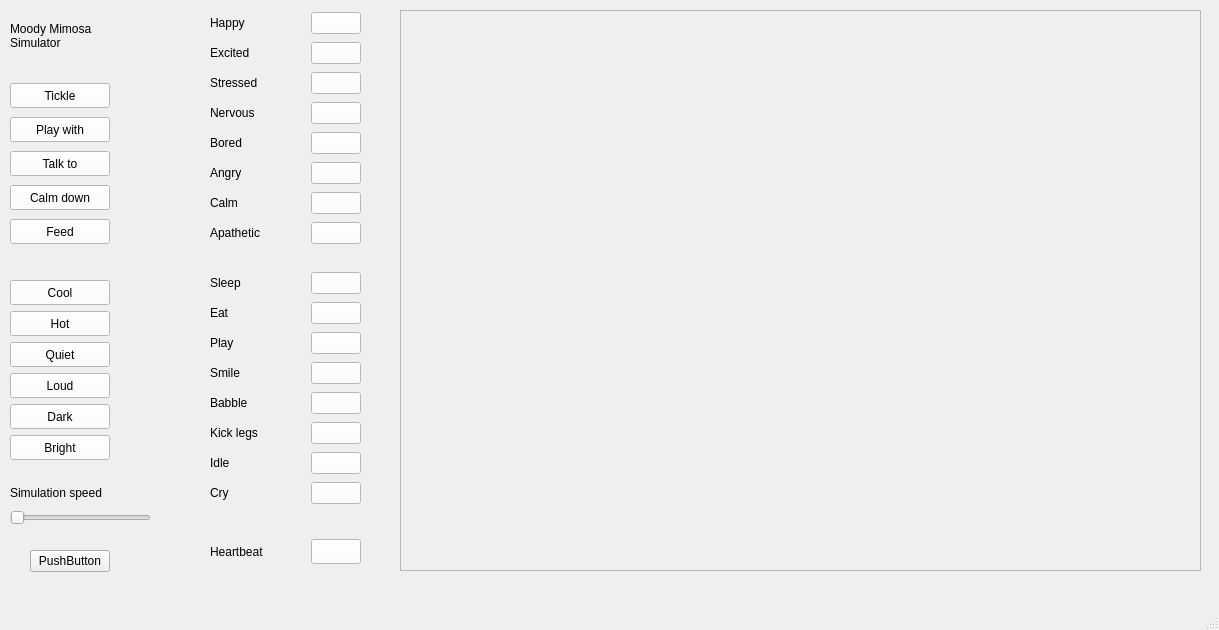
<?xml version="1.0" encoding="UTF-8"?>
<ui version="4.0">
 <class>MainWindow</class>
 <widget class="QMainWindow" name="MainWindow">
  <property name="geometry">
   <rect>
    <x>0</x>
    <y>0</y>
    <width>1219</width>
    <height>630</height>
   </rect>
  </property>
  <property name="windowTitle">
   <string>MainWindow</string>
  </property>
  <widget class="QWidget" name="centralwidget">
   <widget class="QWidget" name="gridLayoutWidget_2">
    <property name="geometry">
     <rect>
      <x>210</x>
      <y>530</y>
      <width>151</width>
      <height>44</height>
     </rect>
    </property>
    <layout class="QGridLayout" name="gridLayout_2">
     <item row="0" column="0">
      <widget class="QLabel" name="label">
       <property name="text">
        <string>Heartbeat</string>
       </property>
      </widget>
     </item>
     <item row="0" column="1">
      <widget class="QPushButton" name="led_heartbeat">
       <property name="maximumSize">
        <size>
         <width>50</width>
         <height>25</height>
        </size>
       </property>
       <property name="styleSheet">
        <string notr="true">QPushButton {
    background-color: white; /* Normal background color */
}

QPushButton:checked {
    background-color: rgb(34,177,76); /* Background color when checked */
}</string>
       </property>
       <property name="text">
        <string/>
       </property>
       <property name="checkable">
        <bool>true</bool>
       </property>
       <property name="checked">
        <bool>false</bool>
       </property>
      </widget>
     </item>
    </layout>
   </widget>
   <widget class="QWidget" name="gridLayoutWidget_3">
    <property name="geometry">
     <rect>
      <x>210</x>
      <y>10</y>
      <width>151</width>
      <height>241</height>
     </rect>
    </property>
    <layout class="QGridLayout" name="gridLayout_3">
     <item row="0" column="0">
      <widget class="QLabel" name="label_3">
       <property name="text">
        <string>Happy</string>
       </property>
      </widget>
     </item>
     <item row="0" column="1">
      <widget class="QPushButton" name="led_emo_happy">
       <property name="maximumSize">
        <size>
         <width>50</width>
         <height>16777215</height>
        </size>
       </property>
       <property name="styleSheet">
        <string notr="true">QPushButton {
    background-color: white; /* Normal background color */
}

QPushButton:checked {
    background-color: rgb(34,177,76); /* Background color when checked */
}</string>
       </property>
       <property name="text">
        <string/>
       </property>
       <property name="checkable">
        <bool>true</bool>
       </property>
       <property name="checked">
        <bool>false</bool>
       </property>
      </widget>
     </item>
     <item row="5" column="1">
      <widget class="QPushButton" name="led_emo_angry">
       <property name="styleSheet">
        <string notr="true">QPushButton {
    background-color: white; /* Normal background color */
}

QPushButton:checked {
    background-color: rgb(240,104,6); /* Background color when checked */
}</string>
       </property>
       <property name="text">
        <string/>
       </property>
       <property name="checkable">
        <bool>true</bool>
       </property>
       <property name="checked">
        <bool>false</bool>
       </property>
      </widget>
     </item>
     <item row="6" column="1">
      <widget class="QPushButton" name="led_emo_calm">
       <property name="styleSheet">
        <string notr="true">QPushButton {
    background-color: white; /* Normal background color */
}

QPushButton:checked {
    background-color: rgb(240,104,6); /* Background color when checked */
}</string>
       </property>
       <property name="text">
        <string/>
       </property>
       <property name="checkable">
        <bool>true</bool>
       </property>
       <property name="checked">
        <bool>false</bool>
       </property>
      </widget>
     </item>
     <item row="3" column="1">
      <widget class="QPushButton" name="led_emo_nervous">
       <property name="styleSheet">
        <string notr="true">QPushButton {
    background-color: white; /* Normal background color */
}

QPushButton:checked {
    background-color: rgb(252,232,9); /* Background color when checked */
}</string>
       </property>
       <property name="text">
        <string/>
       </property>
       <property name="checkable">
        <bool>true</bool>
       </property>
       <property name="checked">
        <bool>false</bool>
       </property>
      </widget>
     </item>
     <item row="2" column="0">
      <widget class="QLabel" name="label_4">
       <property name="text">
        <string>Stressed</string>
       </property>
      </widget>
     </item>
     <item row="3" column="0">
      <widget class="QLabel" name="label_5">
       <property name="text">
        <string>Nervous</string>
       </property>
      </widget>
     </item>
     <item row="2" column="1">
      <widget class="QPushButton" name="led_emo_stressed">
       <property name="styleSheet">
        <string notr="true">QPushButton {
    background-color: white; /* Normal background color */
}

QPushButton:checked {
    background-color: rgb(34,177,76); /* Background color when checked */
}</string>
       </property>
       <property name="text">
        <string/>
       </property>
       <property name="checkable">
        <bool>true</bool>
       </property>
       <property name="checked">
        <bool>false</bool>
       </property>
      </widget>
     </item>
     <item row="4" column="1">
      <widget class="QPushButton" name="led_emo_bored">
       <property name="styleSheet">
        <string notr="true">QPushButton {
    background-color: white; /* Normal background color */
}

QPushButton:checked {
    background-color: rgb(252,232,9); /* Background color when checked */
}</string>
       </property>
       <property name="text">
        <string/>
       </property>
       <property name="checkable">
        <bool>true</bool>
       </property>
       <property name="checked">
        <bool>false</bool>
       </property>
      </widget>
     </item>
     <item row="1" column="1">
      <widget class="QPushButton" name="led_emo_excited">
       <property name="styleSheet">
        <string notr="true">QPushButton {
    background-color: white; /* Normal background color */
}

QPushButton:checked {
    background-color: rgb(34,177,76); /* Background color when checked */
}</string>
       </property>
       <property name="text">
        <string/>
       </property>
       <property name="checkable">
        <bool>true</bool>
       </property>
       <property name="checked">
        <bool>false</bool>
       </property>
      </widget>
     </item>
     <item row="6" column="0">
      <widget class="QLabel" name="label_8">
       <property name="text">
        <string>Calm</string>
       </property>
      </widget>
     </item>
     <item row="1" column="0">
      <widget class="QLabel" name="label_2">
       <property name="text">
        <string>Excited</string>
       </property>
      </widget>
     </item>
     <item row="5" column="0">
      <widget class="QLabel" name="label_7">
       <property name="text">
        <string>Angry</string>
       </property>
      </widget>
     </item>
     <item row="4" column="0">
      <widget class="QLabel" name="label_6">
       <property name="text">
        <string>Bored</string>
       </property>
      </widget>
     </item>
     <item row="7" column="0">
      <widget class="QLabel" name="label_9">
       <property name="text">
        <string>Apathetic</string>
       </property>
      </widget>
     </item>
     <item row="7" column="1">
      <widget class="QPushButton" name="led_emo_apathetic">
       <property name="styleSheet">
        <string notr="true">QPushButton {
    background-color: white; /* Normal background color */
}

QPushButton:checked {
    background-color: rgb(240,104,6); /* Background color when checked */
}</string>
       </property>
       <property name="text">
        <string/>
       </property>
       <property name="checkable">
        <bool>true</bool>
       </property>
       <property name="checked">
        <bool>false</bool>
       </property>
      </widget>
     </item>
    </layout>
   </widget>
   <widget class="QFrame" name="plotFrame">
    <property name="geometry">
     <rect>
      <x>400</x>
      <y>10</y>
      <width>801</width>
      <height>561</height>
     </rect>
    </property>
    <property name="frameShape">
     <enum>QFrame::StyledPanel</enum>
    </property>
    <property name="frameShadow">
     <enum>QFrame::Raised</enum>
    </property>
   </widget>
   <widget class="QWidget" name="verticalLayoutWidget">
    <property name="geometry">
     <rect>
      <x>10</x>
      <y>80</y>
      <width>111</width>
      <height>171</height>
     </rect>
    </property>
    <layout class="QVBoxLayout" name="verticalLayout">
     <item>
      <widget class="QPushButton" name="button_act_tickle">
       <property name="maximumSize">
        <size>
         <width>100</width>
         <height>25</height>
        </size>
       </property>
       <property name="styleSheet">
        <string notr="true">QPushButton {
    background-color: white; /* Normal background color */
}

QPushButton:checked {
    background-color: rgb(34,177,76); /* Background color when checked */
}</string>
       </property>
       <property name="text">
        <string>Tickle</string>
       </property>
       <property name="checkable">
        <bool>true</bool>
       </property>
       <property name="checked">
        <bool>false</bool>
       </property>
      </widget>
     </item>
     <item>
      <widget class="QPushButton" name="button_act_play_with">
       <property name="maximumSize">
        <size>
         <width>100</width>
         <height>25</height>
        </size>
       </property>
       <property name="styleSheet">
        <string notr="true">QPushButton {
    background-color: white; /* Normal background color */
}

QPushButton:checked {
    background-color: rgb(34,177,76); /* Background color when checked */
}</string>
       </property>
       <property name="text">
        <string>Play with</string>
       </property>
       <property name="checkable">
        <bool>true</bool>
       </property>
       <property name="checked">
        <bool>false</bool>
       </property>
      </widget>
     </item>
     <item>
      <widget class="QPushButton" name="button_act_talk_to">
       <property name="maximumSize">
        <size>
         <width>100</width>
         <height>25</height>
        </size>
       </property>
       <property name="styleSheet">
        <string notr="true">QPushButton {
    background-color: white; /* Normal background color */
}

QPushButton:checked {
    background-color: rgb(34,177,76); /* Background color when checked */
}</string>
       </property>
       <property name="text">
        <string>Talk to</string>
       </property>
       <property name="checkable">
        <bool>true</bool>
       </property>
       <property name="checked">
        <bool>false</bool>
       </property>
      </widget>
     </item>
     <item>
      <widget class="QPushButton" name="button_act_calm_down">
       <property name="maximumSize">
        <size>
         <width>100</width>
         <height>25</height>
        </size>
       </property>
       <property name="styleSheet">
        <string notr="true">QPushButton {
    background-color: white; /* Normal background color */
}

QPushButton:checked {
    background-color: rgb(34,177,76); /* Background color when checked */
}</string>
       </property>
       <property name="text">
        <string>Calm down</string>
       </property>
       <property name="checkable">
        <bool>true</bool>
       </property>
       <property name="checked">
        <bool>false</bool>
       </property>
      </widget>
     </item>
     <item>
      <widget class="QPushButton" name="button_act_feed">
       <property name="maximumSize">
        <size>
         <width>100</width>
         <height>25</height>
        </size>
       </property>
       <property name="styleSheet">
        <string notr="true">QPushButton {
    background-color: white; /* Normal background color */
}

QPushButton:checked {
    background-color: rgb(34,177,76); /* Background color when checked */
}</string>
       </property>
       <property name="text">
        <string>Feed</string>
       </property>
       <property name="checkable">
        <bool>true</bool>
       </property>
       <property name="checked">
        <bool>false</bool>
       </property>
      </widget>
     </item>
    </layout>
   </widget>
   <widget class="QSlider" name="slider_sim_speed">
    <property name="geometry">
     <rect>
      <x>10</x>
      <y>510</y>
      <width>141</width>
      <height>16</height>
     </rect>
    </property>
    <property name="orientation">
     <enum>Qt::Horizontal</enum>
    </property>
   </widget>
   <widget class="QLabel" name="label_15">
    <property name="geometry">
     <rect>
      <x>10</x>
      <y>480</y>
      <width>121</width>
      <height>25</height>
     </rect>
    </property>
    <property name="text">
     <string>Simulation speed</string>
    </property>
   </widget>
   <widget class="QLabel" name="label_16">
    <property name="geometry">
     <rect>
      <x>10</x>
      <y>10</y>
      <width>131</width>
      <height>51</height>
     </rect>
    </property>
    <property name="text">
     <string>Moody Mimosa Simulator</string>
    </property>
    <property name="wordWrap">
     <bool>true</bool>
    </property>
   </widget>
   <widget class="QPushButton" name="pushButton">
    <property name="geometry">
     <rect>
      <x>30</x>
      <y>550</y>
      <width>80</width>
      <height>22</height>
     </rect>
    </property>
    <property name="text">
     <string>PushButton</string>
    </property>
   </widget>
   <widget class="QWidget" name="verticalLayoutWidget_2">
    <property name="geometry">
     <rect>
      <x>10</x>
      <y>280</y>
      <width>111</width>
      <height>181</height>
     </rect>
    </property>
    <layout class="QVBoxLayout" name="verticalLayout_2">
     <item>
      <widget class="QPushButton" name="button_env_cool">
       <property name="maximumSize">
        <size>
         <width>100</width>
         <height>25</height>
        </size>
       </property>
       <property name="styleSheet">
        <string notr="true">QPushButton {
    background-color: white; /* Normal background color */
}

QPushButton:checked {
    background-color: rgb(34,177,76); /* Background color when checked */
}</string>
       </property>
       <property name="text">
        <string>Cool</string>
       </property>
       <property name="checkable">
        <bool>true</bool>
       </property>
       <property name="checked">
        <bool>false</bool>
       </property>
      </widget>
     </item>
     <item>
      <widget class="QPushButton" name="button_env_hot">
       <property name="maximumSize">
        <size>
         <width>100</width>
         <height>25</height>
        </size>
       </property>
       <property name="styleSheet">
        <string notr="true">QPushButton {
    background-color: white; /* Normal background color */
}

QPushButton:checked {
    background-color: rgb(34,177,76); /* Background color when checked */
}</string>
       </property>
       <property name="text">
        <string>Hot</string>
       </property>
       <property name="checkable">
        <bool>true</bool>
       </property>
       <property name="checked">
        <bool>false</bool>
       </property>
      </widget>
     </item>
     <item>
      <widget class="QPushButton" name="button_env_quiet">
       <property name="maximumSize">
        <size>
         <width>100</width>
         <height>25</height>
        </size>
       </property>
       <property name="styleSheet">
        <string notr="true">QPushButton {
    background-color: white; /* Normal background color */
}

QPushButton:checked {
    background-color: rgb(34,177,76); /* Background color when checked */
}</string>
       </property>
       <property name="text">
        <string>Quiet</string>
       </property>
       <property name="checkable">
        <bool>true</bool>
       </property>
       <property name="checked">
        <bool>false</bool>
       </property>
      </widget>
     </item>
     <item>
      <widget class="QPushButton" name="button_env_loud">
       <property name="maximumSize">
        <size>
         <width>100</width>
         <height>25</height>
        </size>
       </property>
       <property name="styleSheet">
        <string notr="true">QPushButton {
    background-color: white; /* Normal background color */
}

QPushButton:checked {
    background-color: rgb(34,177,76); /* Background color when checked */
}</string>
       </property>
       <property name="text">
        <string>Loud</string>
       </property>
       <property name="checkable">
        <bool>true</bool>
       </property>
       <property name="checked">
        <bool>false</bool>
       </property>
      </widget>
     </item>
     <item>
      <widget class="QPushButton" name="button_env_dark">
       <property name="maximumSize">
        <size>
         <width>100</width>
         <height>25</height>
        </size>
       </property>
       <property name="styleSheet">
        <string notr="true">QPushButton {
    background-color: white; /* Normal background color */
}

QPushButton:checked {
    background-color: rgb(34,177,76); /* Background color when checked */
}</string>
       </property>
       <property name="text">
        <string>Dark</string>
       </property>
       <property name="checkable">
        <bool>true</bool>
       </property>
       <property name="checked">
        <bool>false</bool>
       </property>
      </widget>
     </item>
     <item>
      <widget class="QPushButton" name="button_env_bright">
       <property name="maximumSize">
        <size>
         <width>100</width>
         <height>25</height>
        </size>
       </property>
       <property name="styleSheet">
        <string notr="true">QPushButton {
    background-color: white; /* Normal background color */
}

QPushButton:checked {
    background-color: rgb(34,177,76); /* Background color when checked */
}</string>
       </property>
       <property name="text">
        <string>Bright</string>
       </property>
       <property name="checkable">
        <bool>true</bool>
       </property>
       <property name="checked">
        <bool>false</bool>
       </property>
      </widget>
     </item>
    </layout>
   </widget>
   <widget class="QWidget" name="gridLayoutWidget_4">
    <property name="geometry">
     <rect>
      <x>210</x>
      <y>270</y>
      <width>151</width>
      <height>241</height>
     </rect>
    </property>
    <layout class="QGridLayout" name="gridLayout_4">
     <item row="0" column="0">
      <widget class="QLabel" name="label_10">
       <property name="text">
        <string>Sleep</string>
       </property>
      </widget>
     </item>
     <item row="0" column="1">
      <widget class="QPushButton" name="led_act_sleep">
       <property name="maximumSize">
        <size>
         <width>50</width>
         <height>16777215</height>
        </size>
       </property>
       <property name="styleSheet">
        <string notr="true">QPushButton {
    background-color: white; /* Normal background color */
}

QPushButton:checked {
    background-color: rgb(34,177,76); /* Background color when checked */
}</string>
       </property>
       <property name="text">
        <string/>
       </property>
       <property name="checkable">
        <bool>true</bool>
       </property>
       <property name="checked">
        <bool>false</bool>
       </property>
      </widget>
     </item>
     <item row="5" column="1">
      <widget class="QPushButton" name="led_act_kick_legs">
       <property name="styleSheet">
        <string notr="true">QPushButton {
    background-color: white; /* Normal background color */
}

QPushButton:checked {
    background-color: rgb(240,104,6); /* Background color when checked */
}</string>
       </property>
       <property name="text">
        <string/>
       </property>
       <property name="checkable">
        <bool>true</bool>
       </property>
       <property name="checked">
        <bool>false</bool>
       </property>
      </widget>
     </item>
     <item row="6" column="1">
      <widget class="QPushButton" name="led_act_idle">
       <property name="styleSheet">
        <string notr="true">QPushButton {
    background-color: white; /* Normal background color */
}

QPushButton:checked {
    background-color: rgb(240,104,6); /* Background color when checked */
}</string>
       </property>
       <property name="text">
        <string/>
       </property>
       <property name="checkable">
        <bool>true</bool>
       </property>
       <property name="checked">
        <bool>false</bool>
       </property>
      </widget>
     </item>
     <item row="3" column="1">
      <widget class="QPushButton" name="led_act_smile">
       <property name="styleSheet">
        <string notr="true">QPushButton {
    background-color: white; /* Normal background color */
}

QPushButton:checked {
    background-color: rgb(252,232,9); /* Background color when checked */
}</string>
       </property>
       <property name="text">
        <string/>
       </property>
       <property name="checkable">
        <bool>true</bool>
       </property>
       <property name="checked">
        <bool>false</bool>
       </property>
      </widget>
     </item>
     <item row="2" column="0">
      <widget class="QLabel" name="label_11">
       <property name="text">
        <string>Play</string>
       </property>
      </widget>
     </item>
     <item row="3" column="0">
      <widget class="QLabel" name="label_12">
       <property name="text">
        <string>Smile</string>
       </property>
      </widget>
     </item>
     <item row="2" column="1">
      <widget class="QPushButton" name="led_act_play">
       <property name="styleSheet">
        <string notr="true">QPushButton {
    background-color: white; /* Normal background color */
}

QPushButton:checked {
    background-color: rgb(34,177,76); /* Background color when checked */
}</string>
       </property>
       <property name="text">
        <string/>
       </property>
       <property name="checkable">
        <bool>true</bool>
       </property>
       <property name="checked">
        <bool>false</bool>
       </property>
      </widget>
     </item>
     <item row="4" column="1">
      <widget class="QPushButton" name="led_act_babble">
       <property name="styleSheet">
        <string notr="true">QPushButton {
    background-color: white; /* Normal background color */
}

QPushButton:checked {
    background-color: rgb(252,232,9); /* Background color when checked */
}</string>
       </property>
       <property name="text">
        <string/>
       </property>
       <property name="checkable">
        <bool>true</bool>
       </property>
       <property name="checked">
        <bool>false</bool>
       </property>
      </widget>
     </item>
     <item row="1" column="1">
      <widget class="QPushButton" name="led_act_eat">
       <property name="styleSheet">
        <string notr="true">QPushButton {
    background-color: white; /* Normal background color */
}

QPushButton:checked {
    background-color: rgb(34,177,76); /* Background color when checked */
}</string>
       </property>
       <property name="text">
        <string/>
       </property>
       <property name="checkable">
        <bool>true</bool>
       </property>
       <property name="checked">
        <bool>false</bool>
       </property>
      </widget>
     </item>
     <item row="6" column="0">
      <widget class="QLabel" name="label_13">
       <property name="text">
        <string>Idle</string>
       </property>
      </widget>
     </item>
     <item row="1" column="0">
      <widget class="QLabel" name="label_14">
       <property name="text">
        <string>Eat</string>
       </property>
      </widget>
     </item>
     <item row="5" column="0">
      <widget class="QLabel" name="label_17">
       <property name="text">
        <string>Kick legs</string>
       </property>
      </widget>
     </item>
     <item row="4" column="0">
      <widget class="QLabel" name="label_18">
       <property name="text">
        <string>Babble</string>
       </property>
      </widget>
     </item>
     <item row="7" column="0">
      <widget class="QLabel" name="label_19">
       <property name="text">
        <string>Cry</string>
       </property>
      </widget>
     </item>
     <item row="7" column="1">
      <widget class="QPushButton" name="led_act_cry">
       <property name="styleSheet">
        <string notr="true">QPushButton {
    background-color: white; /* Normal background color */
}

QPushButton:checked {
    background-color: rgb(240,104,6); /* Background color when checked */
}</string>
       </property>
       <property name="text">
        <string/>
       </property>
       <property name="checkable">
        <bool>true</bool>
       </property>
       <property name="checked">
        <bool>false</bool>
       </property>
      </widget>
     </item>
    </layout>
   </widget>
  </widget>
  <widget class="QMenuBar" name="menubar">
   <property name="geometry">
    <rect>
     <x>0</x>
     <y>0</y>
     <width>1219</width>
     <height>19</height>
    </rect>
   </property>
  </widget>
  <widget class="QStatusBar" name="statusbar"/>
 </widget>
 <resources/>
 <connections/>
</ui>
